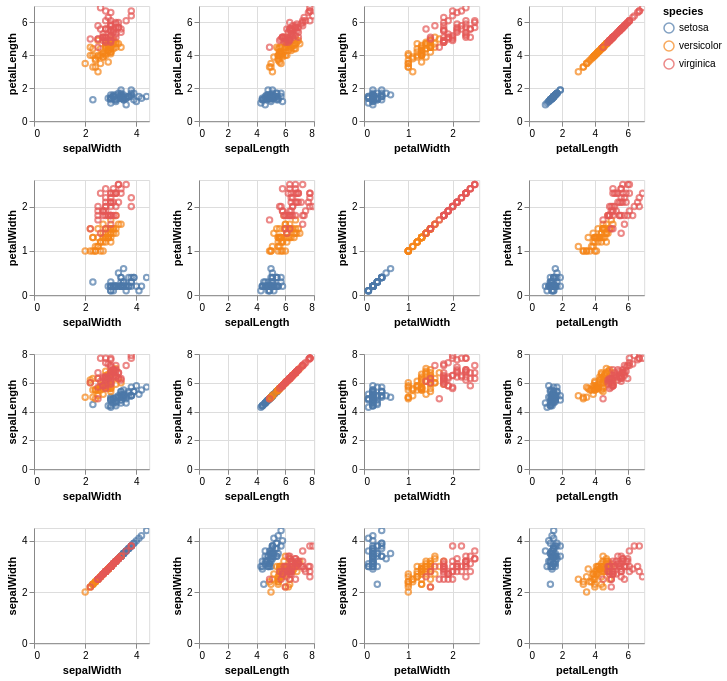

Here is the Vega-Lite specification saved for this chart:
### Vega-Lite specification from a JSON file in a GitHub repository (floating-point values rounded to 4 significant figures; data arrays with more than 128 entries replaced by an {"elided": "..."} marker saying what was removed)
{"$schema": "https://vega.github.io/schema/vega-lite/v2.json", "repeat": {"row": ["petalLength", "petalWidth", "sepalLength", "sepalWidth"], "column": ["sepalWidth", "sepalLength", "petalWidth", "petalLength"]}, "spec": {"mark": "point", "selection": {"brush": {"type": "interval", "resolve": "union", "on": "[mousedown[event.shiftKey], window:mouseup] > window:mousemove!", "translate": "[mousedown[event.shiftKey], window:mouseup] > window:mousemove!", "zoom": "wheel![event.shiftKey]"}, "grid": {"type": "interval", "resolve": "global", "bind": "scales", "translate": "[mousedown[!event.shiftKey], window:mouseup] > window:mousemove!", "zoom": "wheel![!event.shiftKey]"}}, "encoding": {"x": {"field": {"repeat": "column"}, "type": "quantitative"}, "y": {"field": {"repeat": "row"}, "type": "quantitative"}, "color": {"condition": {"selection": "brush", "field": "species", "type": "nominal"}, "value": "grey"}}, "width": 115.2, "height": 115.2}, "data": {"values": {"elided": "150 records"}}}
